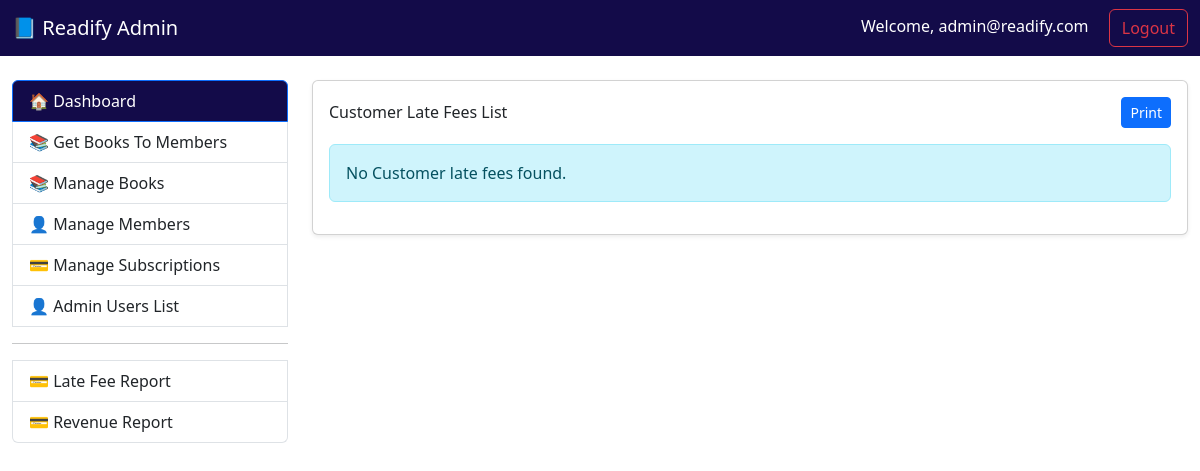
Before: /late-fee (signed in) with the older database file.
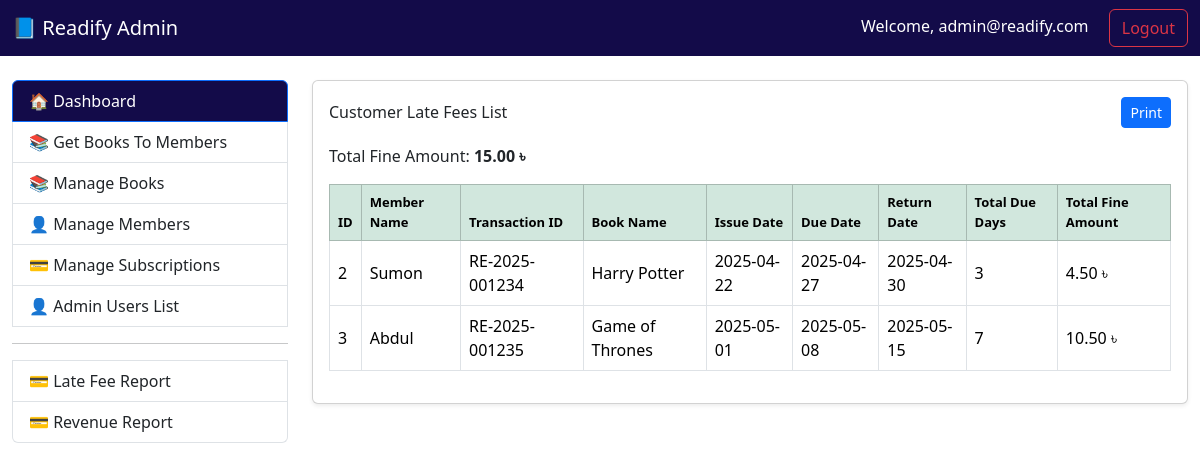
After: the same page with the newer database file.
### tables this page shows
CREATE TABLE `transactions` (
  `id` int(11) NOT NULL,
  `transaction_id` varchar(255) NOT NULL,
  `member_id` int(11) DEFAULT NULL,
  `book_id` int(11) DEFAULT NULL,
  `issue_date` date NOT NULL,
  `due_date` date NOT NULL,
  `return_date` date DEFAULT NULL,
  `fine_amount` decimal(10,2) DEFAULT 0.00,
  `status` varchar(20) NOT NULL,
  `is_approved` tinyint(1) DEFAULT 0,
  `created_at` timestamp NOT NULL DEFAULT current_timestamp(),
  `updated_at` timestamp NOT NULL DEFAULT current_timestamp() ON UPDATE current_timestamp()
);

CREATE TABLE `members` (
  `id` int(11) NOT NULL,
  `first_name` varchar(50) NOT NULL,
  `last_name` varchar(50) NOT NULL,
  `email` varchar(100) NOT NULL,
  `password` varchar(255) NOT NULL,
  `phone` varchar(15) DEFAULT NULL,
  `address` varchar(255) DEFAULT NULL,
  `verified_at` timestamp NULL DEFAULT NULL,
  `created_at` timestamp NOT NULL DEFAULT current_timestamp(),
  `updated_at` timestamp NOT NULL DEFAULT current_timestamp() ON UPDATE current_timestamp()
);

CREATE TABLE `books` (
  `id` int(11) NOT NULL,
  `title` varchar(255) NOT NULL,
  `author_id` int(11) DEFAULT NULL,
  `isbn` varchar(20) DEFAULT NULL,
  `code` varchar(20) DEFAULT NULL,
  `category_id` int(11) DEFAULT NULL,
  `quantity` int(11) NOT NULL,
  `available_quantity` int(11) NOT NULL,
  `created_at` timestamp NOT NULL DEFAULT current_timestamp(),
  `updated_at` timestamp NOT NULL DEFAULT current_timestamp() ON UPDATE current_timestamp()
);

### core/Controller.php (called while the page is built, shortened)
<?php
abstract class Controller {
    protected function view($view, $data = []) {
        extract($data);
        require_once "../views/{$view}.php";
    }
}

### controllers/CustomerSubscriptionsController.php (called while the page is built, shortened)
<?php
require_once '../core/Controller.php';
require_once '../models/CustomerSubscriptions.php';
class CustomerSubscriptionsController extends Controller {
    public function lateFee() {
        try {
            $bookModel = new CustomerSubscriptions();
            $getLateFee = $bookModel->getLateFee();
            return $this->view('late-fee', [
                'getLateFee' => $getLateFee,
            ]);
        } catch (\Exception $e) {
            error_log($e->getMessage());
            echo "An error occurred while loading the page.";
        }
    }
}

### public/index.php (called while the page is built, shortened)
<?php
require_once '../routes/web.php';

### core/Model.php (called while the page is built, shortened)
<?php
require_once __DIR__ . '/../config/Database.php';
abstract class Model {
    public function __construct() {
        $database = new Database();
        $database->connect();
        $this->db = $database->pdo;
    }
}

### config/Database.php (called while the page is built, shortened)
<?php
class Database {
    public function connect() {
        $host = 'localhost';
        $db = 'readify';
        $user = 'root';
        $pass = '';
        $charset = 'utf8mb4';
        $dsn = "mysql:host=$host;dbname=$db;charset=$charset";
        try {
            $this->pdo = new PDO($dsn, $user, $pass);
            $this->pdo->setAttribute(PDO::ATTR_ERRMODE, PDO::ERRMODE_EXCEPTION);
            return $this->pdo;
        } catch (PDOException $e) {
            die("Connection failed: " . $e->getMessage());
        }
    }
}

### models/CustomerSubscriptions.php (called while the page is built, shortened)
<?php
require_once '../core/Model.php';
class CustomerSubscriptions extends Model {
    public function getLateFee() {
        try {
            $stmt = $this->db->prepare("
                CALL get_late_fee_report()
            ");
            $stmt->execute();
            return $stmt->fetchAll(PDO::FETCH_OBJ);
        } catch (PDOException $e) {
            error_log($e->getMessage());
            return [];
        }
    }
}
?>

### views/late-fee.php (the view, shortened to what the changed rows need)
<?php
require_once 'layouts/page-header.php';
?>
<div class="container-fluid mt-4">
    <div class="row mt-4">
        <div class="col-md-9">
            <div class="card shadow-sm">
                <div class="card-body" id="printableArea">
                    <div class="d-flex justify-content-between align-items-center mb-3 no-print">
                        <h6 class="mb-0">Customer Late Fees List</h6>
                        <button class="btn btn-primary btn-sm" id="print">Print</button>
                    </div>
                    <?php if (!empty($getLateFee)) : ?>
                        <?php
                        $total_fine_amount = 0;
                        foreach ($getLateFee as $row) {
                            $total_fine_amount += $row->total_fine_amount;
                        }
                        ?>
                        <p>Total Fine Amount: <b><?= number_format($total_fine_amount, 2) ?> ৳</b></p>
                        <div class="table-responsive">
                            <table class="table table-bordered table-hover align-middle">
                                <thead class="table-success">
                                    <tr>
                                        <th>ID</th>
                                        <th>Member Name</th>
                                        <th>Transaction ID</th>
                                        <th>Book Name</th>
                                        <th>Issue Date</th>
                                        <th>Due Date</th>
                                        <th>Return Date</th>
                                        <th>Total Due Days</th>
                                        <th>Total Fine Amount</th>
                                    </tr>
                                </thead>
                                <tbody>
                                    <?php foreach ($getLateFee as $subs) : ?>
                                        <tr>
                                            <td><?= htmlspecialchars($subs->id) ?></td>
                                            <td><?= htmlspecialchars($subs->member_name) ?></td>
                                            <td><?= htmlspecialchars($subs->transaction_id) ?></td>
                                            <td><?= htmlspecialchars($subs->book_name) ?></td>
                                            <td><?= htmlspecialchars($subs->issue_date) ?></td>
                                            <td><?= htmlspecialchars($subs->due_date) ?></td>
                                            <td><?= htmlspecialchars($subs->return_date) ?></td>
                                            <td><?= htmlspecialchars($subs->total_due_days) ?></td>
                                            <td><?= number_format($subs->total_fine_amount, 2) ?> ৳</td>
                                        </tr>
                                    <?php endforeach; ?>
                                </tbody>
                            </table>
                        </div>
                    <?php else : ?>
                        <div class="alert alert-info">No Customer late fees found.</div>
                    <?php endif; ?>
                </div>
            </div>
        </div>
    </div>
</div>
<?php require_once 'layouts/page-footer.php'; ?>

Changed rows visible on the page:
added transactions: id "2", member.first_name "Sumon", transaction "RE-2025-001234", book.title "Harry Potter", issue_date "2025-04-22", due_date "2025-04-27", return_date "2025-04-30", total_due_days "3", total_fine_amount "4.50"
added transactions: id "3", member.first_name "Abdul", transaction "RE-2025-001235", book.title "Game of Thrones", issue_date "2025-05-01", due_date "2025-05-08", return_date "2025-05-15", total_due_days "7", total_fine_amount "10.50"
Other visible differences:
$total_fine_amount: (not shown) → "15.00"
text no longer shown: "No Customer late fees found."
text now shown: "Total Fine Amount: ৳ ID Member Name Transaction ID Book Name Issue Date Due Date Return Date Total Due Days Total Fine Amount"
